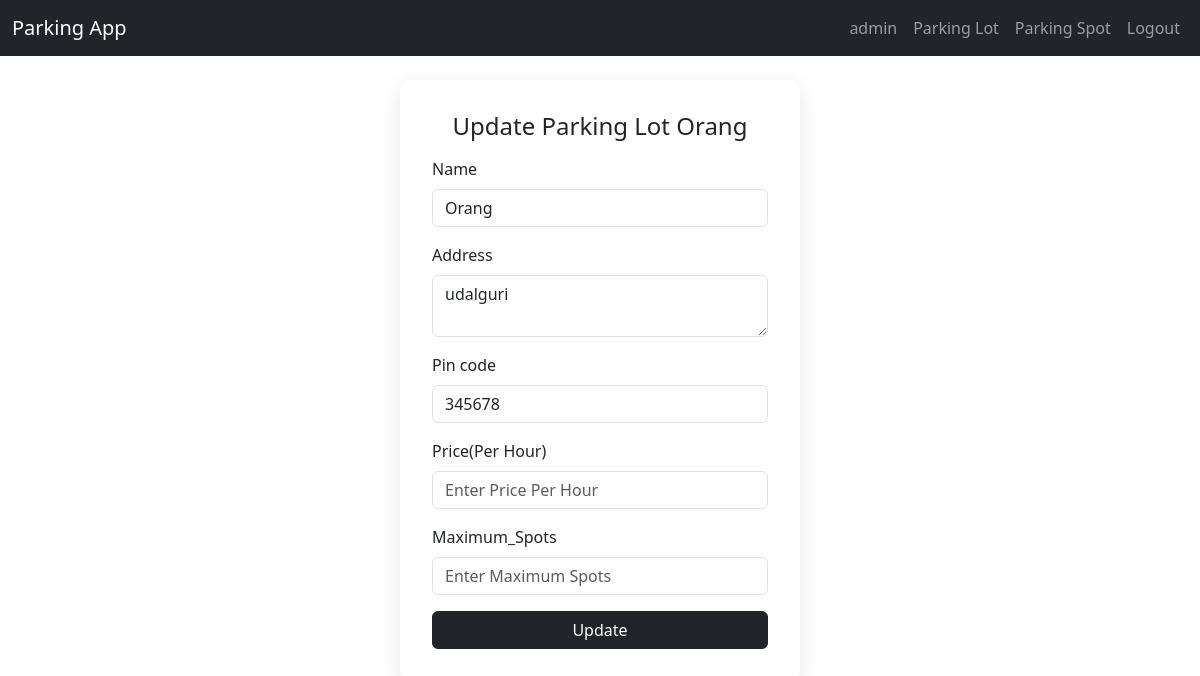
Before: /parking_lots/5/edit (signed in) with the older database file.
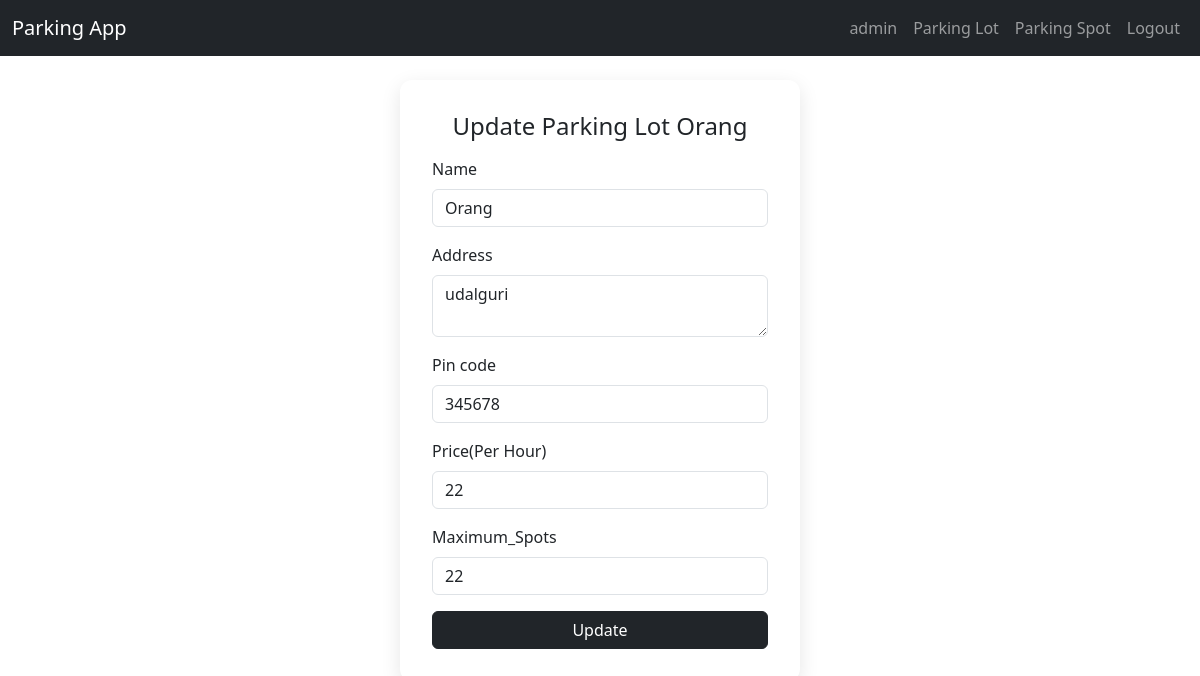
After: the same page with the newer database file.
### models.py (models this page shows, shortened)
class User(db.Model, UserMixin):
    id = db.Column(db.Integer, primary_key=True, autoincrement=True)
    name = db.Column(db.String(120), unique=True, nullable=False)
    email = db.Column(db.String(120), unique=True, nullable=False)
    password = db.Column(db.String(120), nullable=False)
    admin = db.Column(db.Boolean,default=False)

class ParkingLot(db.Model):
    id = db.Column(db.Integer, primary_key=True, autoincrement=True)
    name = db.Column(db.String(120), nullable=False)
    address = db.Column(db.String(255), nullable=False)
    pin_code = db.Column(db.String(10), nullable=True)
    price_per_hour = db.Column(db.Integer, nullable=True)
    maximum_spots = db.Column(db.Integer, nullable=True)
    parking_spots = db.relationship('ParkingSpot', backref='parking_lot', cascade='all, delete-orphan')
    parked_histories = db.relationship('ParkedHistory', backref='parking_lot', cascade='all, delete-orphan')

### app.py (the view, shortened to what this page needs)
@app.route('/parking_lots/<int:parking_lot_id>/edit',methods=['GET','POST'])
@login_required
@admin_required
def edit_parking_lot(parking_lot_id):
    parking_lot = ParkingLot.query.get_or_404(parking_lot_id)
    return render_template('parking_lots/edit.html',parking_lot=parking_lot)

### app.py (called while the page is built)
@login_manager.user_loader
def load_user(user_id):
    return User.query.get_or_404(int(user_id))

def admin_required(f):
    @wraps(f)
    def decorated_function(*args, **kwargs):
        if not current_user.admin:
            flash("You must be Admin to access this page","error")
            return redirect(url_for('home'))
        return f(*args, **kwargs)
    return decorated_function

### templates/parking_lots/edit.html
{% extends 'base.html' %}
{% block content %}
    <div class = "d-flex justify-content-center align-items-center" style="min-height:70vh">
        <div class = "form-card">
            <h4 class = "mb-3 text-center">Update Parking Lot {{parking_lot.name}}</h4>
            <form method = "POST">
                <div class = "mb-3">
                    <label for = "name" class = "form-label">Name</label>
                    <input type = "text" value = "{{parking_lot.name}}" class = "form-control" id = "name" name = "name" placeholder = "Enter your name" required>
                </div>
                <div class = "mb-3">
                    <label for = "address" class = "form-label">Address</label>
                    <textarea type = "text" class = "form-control" id = "address" name = "address" placeholder = "Enter your address" required>{{parking_lot.address}}</textarea>
                </div>
                <div class = "mb-3">
                    <label for = "pin_code" class = "form-label">Pin code</label>
                    <input type = "number" value = "{{parking_lot.pin_code}}" class = "form-control" id = "pin_code" name = "pin_code" placeholder = "Enter your Pin code" required>
                </div>
                <div class = "mb-3">
                    <label for = "price_per_hour" class = "form-label">Price(Per Hour)</label>
                    <input type = "number" value = "{{parking_lot.price_per_hour}}" class = "form-control" id = "price_per_hour" name = "price_per_hour" placeholder = "Enter Price Per Hour" min = "0" required>
                </div>
                <div class = "mb-3">
                    <label for = "maximum_spots" class = "form-label">Maximum_Spots</label>
                    <input type = "number" value = "{{parking_lot.maximum_spots}}" class = "form-control" id = "maximum_spots" name = "maximum_spots" placeholder="Enter Maximum Spots" min = "0" required>
                </div>
                <div class = "d-grid"><button type = "submit" class = "btn btn-dark">Update</button></div>
            </form>
        </div>
    </div>
    </div>
{% endblock %}

### templates/base.html (shortened to what this page needs)
<!DOCTYPE html>
<html lang="en">
<head>
    <link rel = "stylesheet" href = "{{ url_for('static', filename = 'css/styles.css') }}">
    <link href="https://cdn.jsdelivr.net/npm/bootstrap@5.3.6/dist/css/bootstrap.min.css" rel="stylesheet">
</head>
<body>
   <nav class = "navbar navbar-expand-lg navbar-dark bg-dark mb-4">
        <div class="container-fluid">
            <a class="navbar-brand" href = "{{ url_for('home') }}">Parking App</a>
            <div class="collapse navbar-collapse" >
                <ul class="navbar-nav ms-auto">
                {% if current_user.is_authenticated %}
                <li class="nav-item">
                    <a class="nav-link" href = "#">{{ current_user.name}}</a>
                </li>
                <li class="nav-item">
                    <a class="nav-link" href = "{{ url_for('list_parking_lots') }}">Parking Lot</a>
                </li>
                <li class="nav-item">
                    <a class="nav-link" href = "{{ url_for('list_parking_spots') }}">Parking Spot</a>
                </li>
                <li class="nav-item">
                    <a class="nav-link" href = "{{ url_for('logout') }}">Logout</a>
                </li>
                {% endif %}
                </ul>
            </div>
        </div>
    </nav>
    <div class="container">
        {% block content %}{% endblock %}
</body>
</html>

### static/css/styles.css (style rules this page uses)
body { background-color: rgba(219, 244, 182, 0.956); }
.form-card { width: 100%; max-width: 400px; padding: 2rem; border-radius: 0.75rem; box-shadow: 0 6px 20px rgba(0, 0, 0, 0.1); transition: all 0.3s ease-in-out; }
.form-label { font-weight: 500; }
.btn { border-radius: 0.5rem; }

Changed rows visible on the page:
changed ParkingLot "Orang": price_per_hour (not shown) → "22"; maximum_spots (not shown) → "22"
